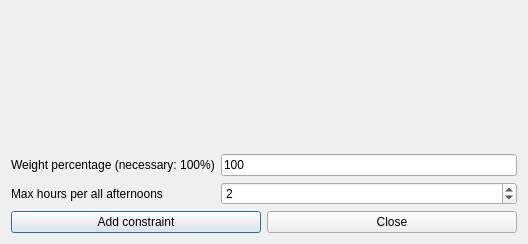
<?xml version="1.0" encoding="UTF-8"?>
<ui version="4.0">
 <class>AddConstraintTeachersMaxHoursPerAllAfternoonsForm_template</class>
 <widget class="QDialog" name="AddConstraintTeachersMaxHoursPerAllAfternoonsForm_template">
  <property name="geometry">
   <rect>
    <x>0</x>
    <y>0</y>
    <width>528</width>
    <height>244</height>
   </rect>
  </property>
  <property name="windowTitle">
   <string extracomment="This is the title of the dialog to add a new constraint of this type">Add teachers max hours per all afternoons</string>
  </property>
  <layout class="QGridLayout" name="gridLayout">
   <item row="1" column="0" colspan="2">
    <widget class="QLabel" name="weightTextLabel">
     <property name="frameShape">
      <enum>QFrame::NoFrame</enum>
     </property>
     <property name="frameShadow">
      <enum>QFrame::Plain</enum>
     </property>
     <property name="text">
      <string>Weight percentage (necessary: 100%)</string>
     </property>
     <property name="wordWrap">
      <bool>false</bool>
     </property>
    </widget>
   </item>
   <item row="3" column="0" colspan="3">
    <layout class="QHBoxLayout" name="horizontalLayout">
     <item>
      <widget class="QPushButton" name="addConstraintPushButton">
       <property name="text">
        <string>Add constraint</string>
       </property>
      </widget>
     </item>
     <item>
      <widget class="QPushButton" name="closePushButton">
       <property name="text">
        <string>Close</string>
       </property>
      </widget>
     </item>
    </layout>
   </item>
   <item row="1" column="2">
    <widget class="QLineEdit" name="weightLineEdit">
     <property name="text">
      <string notr="true">100</string>
     </property>
    </widget>
   </item>
   <item row="2" column="0">
    <widget class="QLabel" name="maxHoursTextLabel">
     <property name="frameShape">
      <enum>QFrame::NoFrame</enum>
     </property>
     <property name="frameShadow">
      <enum>QFrame::Plain</enum>
     </property>
     <property name="text">
      <string>Max hours per all afternoons</string>
     </property>
     <property name="wordWrap">
      <bool>false</bool>
     </property>
    </widget>
   </item>
   <item row="2" column="2">
    <widget class="QSpinBox" name="maxHoursSpinBox">
     <property name="value">
      <number>2</number>
     </property>
    </widget>
   </item>
   <item row="0" column="0" colspan="3">
    <spacer name="verticalSpacer">
     <property name="orientation">
      <enum>Qt::Vertical</enum>
     </property>
     <property name="sizeHint" stdset="0">
      <size>
       <width>20</width>
       <height>43</height>
      </size>
     </property>
    </spacer>
   </item>
  </layout>
 </widget>
 <layoutdefault spacing="6" margin="11"/>
 <resources/>
 <connections/>
</ui>
